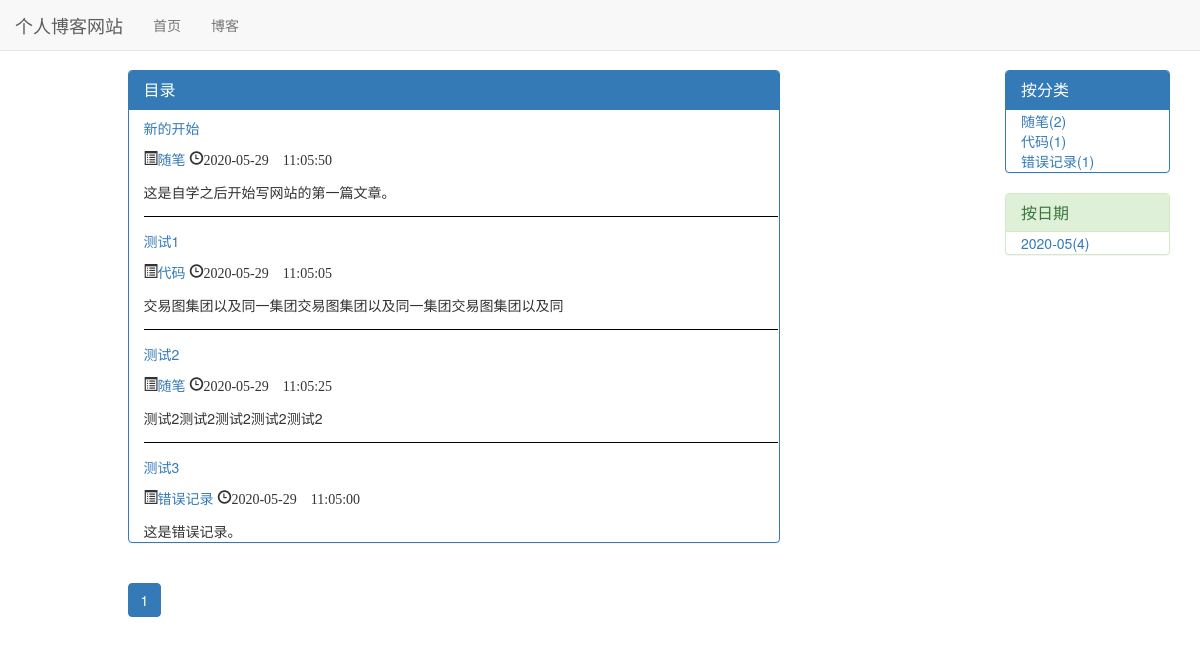
The page /blog/ on the database as committed earlier.
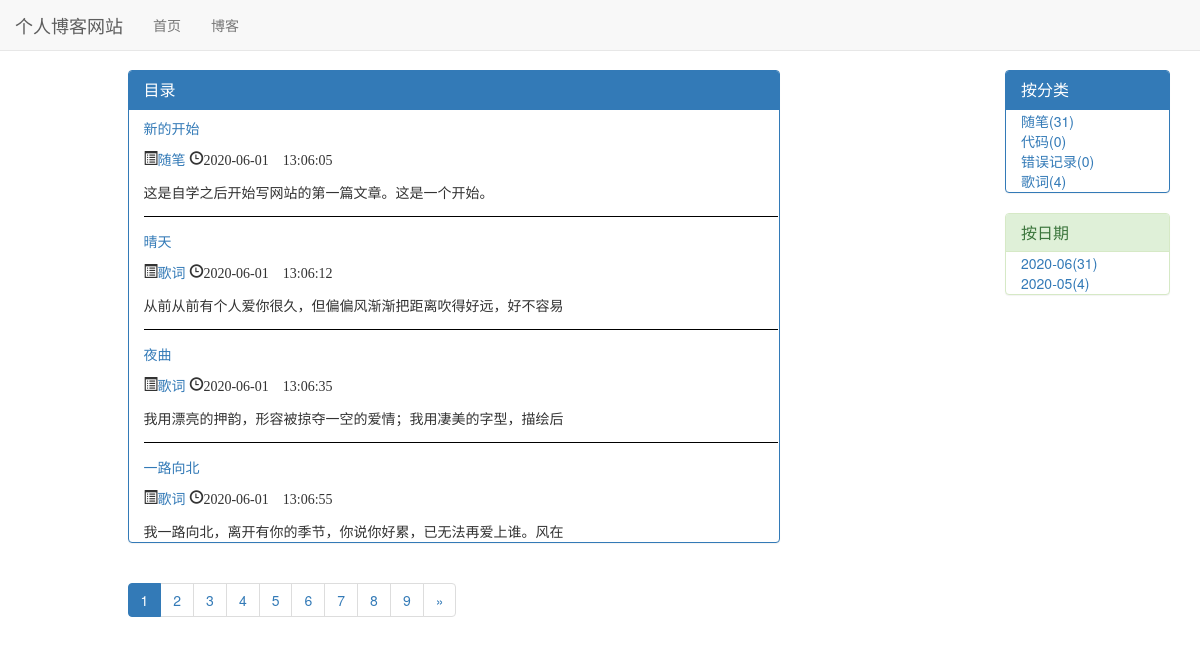
The same page on the database as committed later.
### blog/models.py (models this page shows)
class Blog(models.Model):
    title = models.CharField('标题', max_length=30)
    auth = models.ForeignKey(User, verbose_name='作者', on_delete=models.CASCADE)
    blog_type = models.ForeignKey(BlogType, verbose_name='分类', on_delete=models.CASCADE)
    content = RichTextUploadingField('正文')
    created_time = models.DateTimeField('创建时间', auto_now_add=True)
    updated_time = models.DateTimeField('更新时间', auto_now=True)
    is_delete = models.BooleanField(default=False)
    def __str__(self):
        return self.title

class BlogType(models.Model):
    type_name = models.CharField('分类标签', max_length=30)
    def __str__(self):
        return self.type_name

### blog/views.py (the view)
# urls.py: path('', views.blog_list, name='blog_list'),
def blog_list(request):
    blogs = Blog.objects.filter(is_delete=False)
    context = get_common_data(request, blogs)
    return render(request, 'blog/blog_list.html', context)

### blog/views.py (called while the page is built)
def get_common_data(request, obj_list):
    paginator = Paginator(obj_list, settings.EACH_PAGE_BLOGS_NUMBER)
    page = request.GET.get('page', 1)  # 获取请求的页码数
    page_of_blog = paginator.get_page(page)
    blog_dates = Blog.objects.dates('created_time', 'month', order='DESC')
    blog_date_dict = {}
    for blog_date in blog_dates:
        blog_date_count = Blog.objects.filter(created_time__year=blog_date.year, created_time__month=blog_date.month,
                                              is_delete=False).count()
        blog_date_dict[blog_date] = blog_date_count
    context = dict()
    context['blogs'] = page_of_blog
    context['types'] = BlogType.objects.annotate(blog_count=Count('blog'))
    context['dates'] = blog_date_dict
    return context

### blog/templates/blog/blog_list.html (shortened to what this page needs)
{% extends 'blog/blog_base.html' %}
{% load static %}
{% block header_extends %}
    <link rel="stylesheet" href="{% static 'blog/blog.css' %}">
{% endblock %}
{% block left_contents %}
    <div class="panel panel-primary">
        <div class="panel-heading">
            <h3 class="panel-title">目录</h3>
        </div>
        <div class="panel-body">
            <div class="blog">
                {% for blog in blogs %}
                    <p class="title"><a href="{% url 'blog_detail' blog.pk %}">{{ blog }}</a></p>
                    <span class="glyphicon glyphicon-list-alt" aria-hidden="true"><a
                            href="{% url 'blog_with_type' blog.blog_type.pk %}">{{ blog.blog_type }}</a></span>
                    <span class="glyphicon glyphicon-time"
                          aria-hidden="true">{{ blog.updated_time|date:"Y-m-d H:m:s" }}</span>
                    <div class="blog-list-content">{{ blog.content|striptags|truncatechars:30 }}</div>
                {% endfor %}
            </div>
        </div>
    </div>
    <nav aria-label="Page navigation">
        <ul class="pagination">
            {% for page_num in blogs.paginator.page_range %}
                {% if page_num == blogs.number %}
                    <li class="active"><span>{{ page_num }}</span></li>
                {% else %}
                    <li><a href="?page={{ page_num }}">{{ page_num }}</a></li>
                {% endif %}
            {% endfor %}
            {% if blogs.number == blogs.paginator.num_pages %}
            {% else %}
                <li>
                    <a href="?page={{ blogs.next_page_number }}" aria-label="Next">
                        <span aria-hidden="true">&raquo;</span>
                    </a>
                </li>
            {% endif %}
        </ul>
    </nav>
{% endblock %}

### blog/templates/blog/blog_base.html (shortened to what this page needs)
{% extends 'base.html' %}
{% load static %}
{% block content %}
    <div class="container">
        <div class="row">
            <div class="col-md-7 col-md-offset-1 col-sm-8  col-xs-12">
                {% block left_contents %}{% endblock %}
            </div>
            <div class="col-md-2 col-md-offset-2 col-sm-2 col-sm-offset-2 hidden-xs">
                <div class="panel panel-primary">
                    <div class="panel-heading">
                        <h3 class="panel-title">按分类</h3>
                    </div>
                    <div class="panel-body">
                        {% for type in types %}
                            <div><a href="{% url 'blog_with_type' type.pk %}">{{ type }}({{ type.blog_count }})</a></div>
                        {% endfor %}
                    </div>
                </div>
                <div class="panel panel-success">
                    <div class="panel-heading">
                        <h3 class="panel-title">按日期</h3>
                    </div>
                    <div class="panel-body">
                        {% for date, blog_date_count in dates.items %}
                            <div><a href="{% url 'blog_with_date' date.year date.month %}">{{ date|date:"Y-m" }}({{ blog_date_count }})</a>
                            </div>
                        {% endfor %}
                    </div>
                </div>
            </div>
        </div>
    </div>
{% endblock %}

### templates/base.html (shortened to what this page needs)
{% load static %}
<!DOCTYPE html>
<html lang="zh-CN">
<head>
    <link rel="stylesheet" href="{% static 'base.css' %}">
    <link rel="stylesheet" href="{% static 'bootstrap-3.3.7/css/bootstrap.min.css' %}">
    {% block header_extends %}{% endblock %}
</head>
<body>
    <div class="navbar navbar-default navbar-fixed-top" role="navigation">
        <div class="container-fluid">
            <div class="navbar-header">
                <a class="navbar-brand" href="{% url 'home' %}">个人博客网站</a>
            </div>
            <div id="navbar-collapse" class="collapse navbar-collapse">
                <ul class="nav navbar-nav">
                    <li class="{% block nav_home_active %}{% endblock %}">
                        <a href="{% url 'home' %}">首页</a>
                    </li>
                    <li class="{% block nav_blog_active %}{% endblock %}">
                        <a href="{% url 'blog_list' %}">博客</a>
                    </li>
                </ul>
            </div>
        </div>
    </div>
    {% block content %}{% endblock %}
</body>
</html>

### static/base.css (style rules this page uses)
* { margin: 0; padding: 0; }
body { margin-top: 70px !important; }

### blog/static/blog/blog.css (style rules this page uses)
p.title { margin-top: 0.5em; }
div.panel-body { margin-left: 1em; padding: 1px; }
div.blog-list-content { margin-top: 1em; }
div.blog-list-content:not(:last-child) { margin-bottom: 1em; padding-bottom: 1em; border-bottom: 1px solid #000000; }

Rows that differ between the two databases and show on the page:
changed Blog "新的开始": updated_time "2020-05-29 11:05:50" → "2020-06-01 13:06:05"; content "这是自学之后开始写网站的第一篇文章。" → "这是自学之后开始写网站的第一篇文章。这是一个开始。"
changed Blog: title "测试1" → "晴天"; blog_type "代码" → "歌词"; updated_time "2020-05-29 11:05:05" → "2020-06-01 13:06:12"; content "交易图集团以及同一集团交易图集团以及同一集团交易图集团以及同" → "从前从前有个人爱你很久，但偏偏风渐渐把距离吹得好远，好不容易"
changed Blog: title "测试2" → "夜曲"; blog_type "随笔" → "歌词"; updated_time "2020-05-29 11:05:25" → "2020-06-01 13:06:35"; content "测试2测试2测试2测试2测试2" → "我用漂亮的押韵，形容被掠夺一空的爱情；我用凄美的字型，描绘后"
changed Blog: title "测试3" → "一路向北"; blog_type "错误记录" → "歌词"; updated_time "2020-05-29 11:05:00" → "2020-06-01 13:06:55"; content "这是错误记录。" → "我一路向北，离开有你的季节，你说你好累，已无法再爱上谁。风在"
computed for BlogType "随笔": blog_count "2" → "31"
computed for BlogType "代码": blog_count "1" → "0"
computed for BlogType "错误记录": blog_count "1" → "0"
added BlogType: type_name "歌词", blog_count "4"
Other text that changed with them:
new list line: "2"
new list line: "3"
new list line: "4"
new list line: "5"
new list line: "6"
new list line: "7"
new list line: "8"
new list line: "9"
new list line: "2020-06 ( 31 )"
